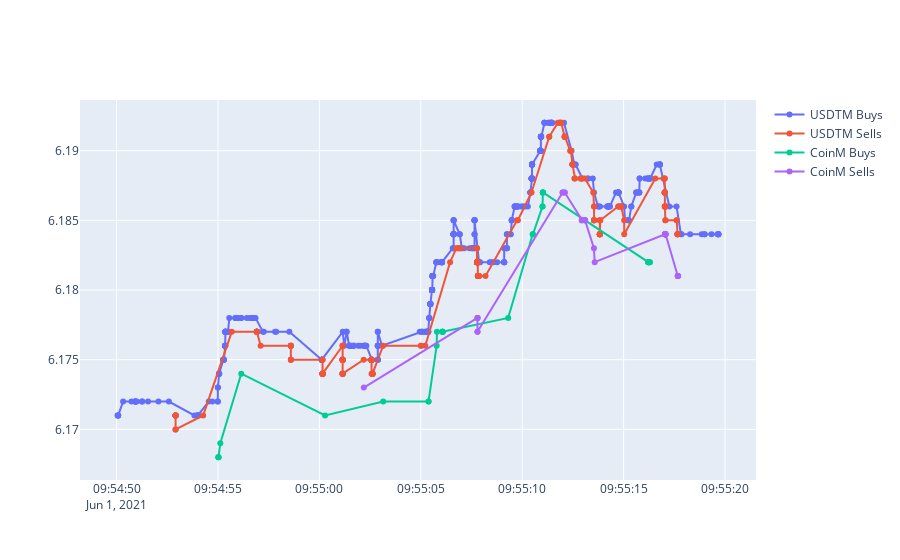

The notebook cell this image was saved under:
### Code cell
fig = go.Figure()
fig.add_trace(go.Scatter(x=zoomed_usdtm_buys["time"], y=zoomed_usdtm_buys["price"],
                    mode='lines+markers',
                    name='USDTM Buys'
                        ))
fig.add_trace(go.Scatter(x=zoomed_usdtm_sells["time"], y=zoomed_usdtm_sells["price"],
                    mode='lines+markers',
                    name='USDTM Sells'
                        ))
fig.add_trace(go.Scatter(x=zoomed_coinm_buys["time"], y=zoomed_coinm_buys["price"],
                    mode='lines+markers',
                    name='CoinM Buys'
                        ))
fig.add_trace(go.Scatter(x=zoomed_coinm_sells["time"], y=zoomed_coinm_sells["price"],
                    mode='lines+markers',
                    name='CoinM Sells'
                        ))



# fig.add_trace(go.Scatter(x=zoomed_coinm["time"], y=usdt_margined_buys["price"],
#                     mode='lines+markers',
#                     name='USDT Buys'))
# fig.add_trace(go.Scatter(x=random_x, y=random_y1,
#                     mode='lines+markers',
#                     name='lines+markers'))
